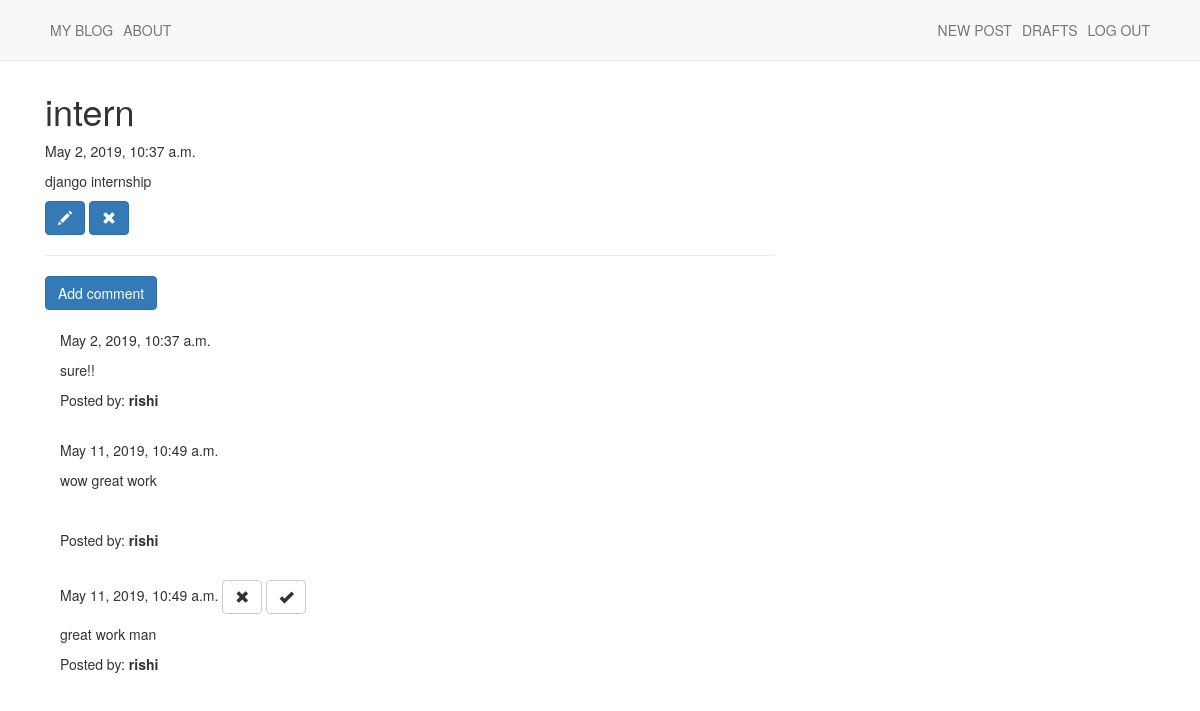
The app's page /post/9 (signed in) with its own data.
### blog/models.py (models this page shows, shortened)
class Post(models.Model):
    title = models.CharField(max_length=200)
    author = models.ForeignKey('auth.User', on_delete=models.CASCADE)
    text = models.TextField()
    published_date = models.DateTimeField(blank=True, null=True)
    created_date = models.DateTimeField(default=timezone.now)

class Comment(models.Model):
    post = models.ForeignKey(
        'blog.Post', on_delete=models.CASCADE, related_name='comments')
    author = models.CharField(max_length=200)
    text = models.TextField()
    created_date = models.DateTimeField(default=timezone.now)
    approved_comment = models.BooleanField(default=False)

### blog/views.py (the view)
# urls.py: path('post/<int:pk>', views.Post_detail.as_view(), name='post_detail'),
class Post_detail(DetailView):
    model = Post

### blog/templates/blog/post_detail.html
{% extends 'blog/base.html' %} {% block content %}
<h1>{{ post.title }}</h1>
{% if post.published_date %}
<p>{{ post.published_date }}</p>
{% else %}
<a href="{% url 'post_publish' pk=post.pk %}" class="btn btn-success"
  >Publish</a
>
{% endif %}
<p class="postcontent">{{ post.text | safe | linebreaksbr }}</p>
{% if user.is_authenticated %}
<a class="btn btn-primary" href="{% url 'update_post' pk=post.pk %}"
  ><span class="glyphicon glyphicon-pencil"></span
></a>
<a class="btn btn-primary" href="{% url 'post_delete' pk=post.pk %}"
  ><span class="glyphicon glyphicon-remove"></span
></a>
<hr />
<a
  class="btn btn-primary btn-comment"
  href="{% url 'post_comment' pk=post.pk %}"
  >Add comment</a
>
<div class="container">
  {% for comment in post.comments.all %}
  <br />
  {% if user.is_authenticated or comment.approved_comment %}
  {{ comment.created_date }}
  {% if not comment.approved_comment %}
  <a class="btn btn-default" href="{% url 'comment_remove' pk=comment.pk %}"
    ><span class="glyphicon glyphicon-remove"></span
  ></a>
  <a class="btn btn-default" href="{% url 'comment_approve' pk=comment.pk %}"
    ><span class="glyphicon glyphicon-ok"></span
  ></a>
  {% endif %}
  <p>{{ comment.text | safe | linebreaks }}</p>
  <p>
    Posted by: <strong>{{ comment.author }}</strong>
  </p>
  {% endif %} {% empty %}
  <p>No comments posted.</p>
  {% endfor %}
</div>
{% endif %} {% endblock %}

### blog/static/css/blog.css (style rules this page uses)
.loader { filter: hue-rotate(0deg); color: linear-gradient(45deg, #0f8, #08f); animation: hue 10000ms infinite linear; }

### records on screen
Post: title "intern", published_date "May 2, 2019, 10:37 a.m.", text "django internship"
Comment: created_date "May 2, 2019, 10:37 a.m.", text "sure!!", author "rishi"
Comment: created_date "May 11, 2019, 10:49 a.m.", text "wow great work", author "rishi"
Comment: created_date "May 11, 2019, 10:49 a.m.", approved_comment False (drawn), text "great work man", author "rishi"
